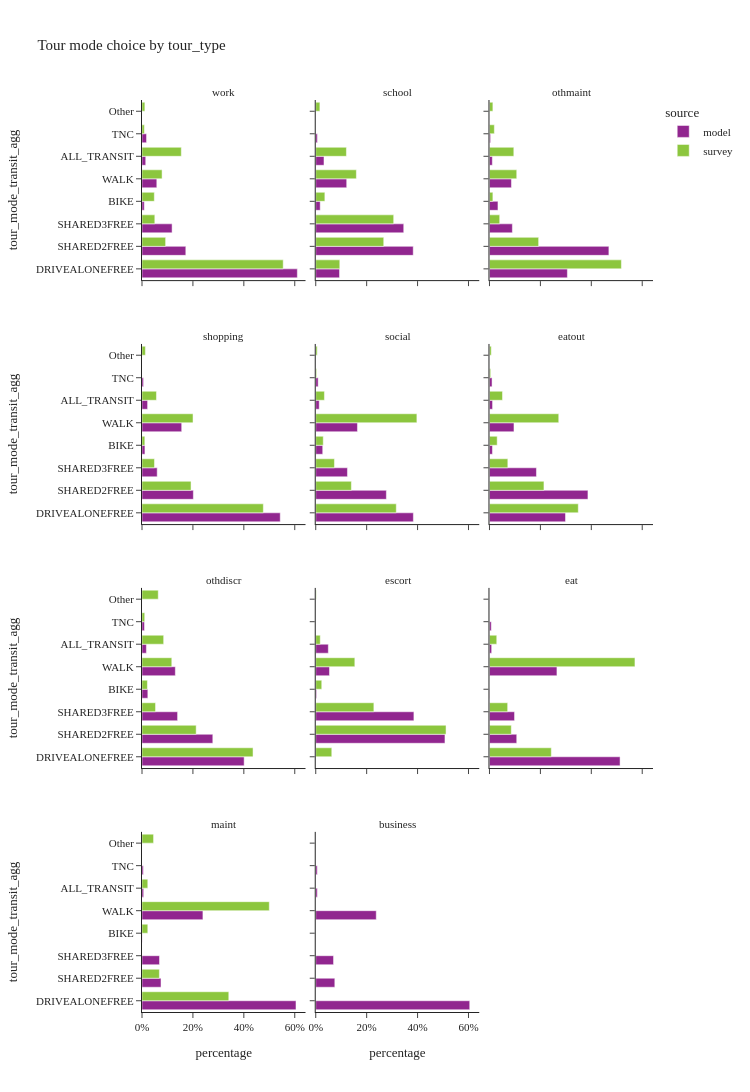
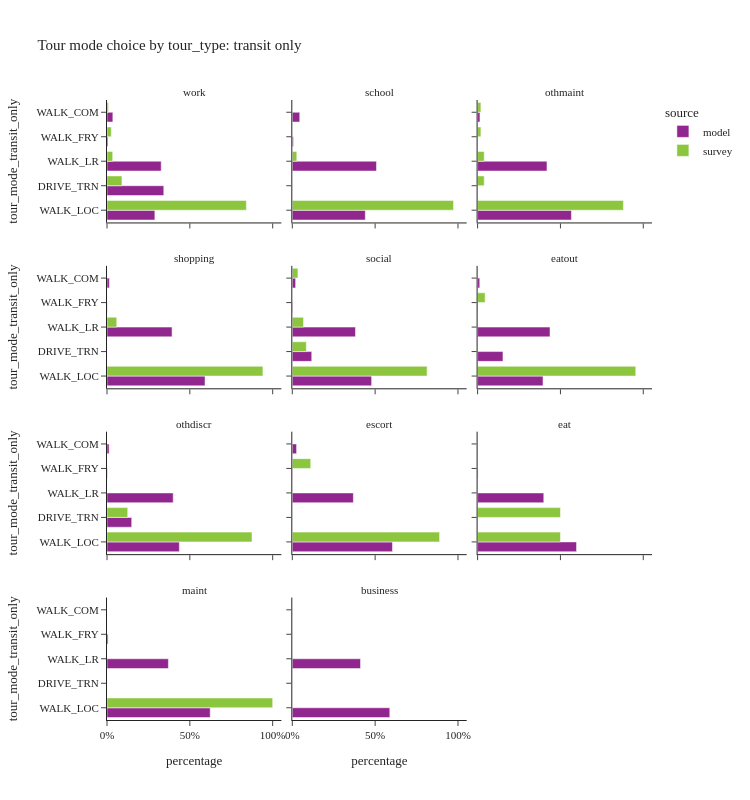

The code cell stored with these charts, in order, in its notebook:
### Code cell
tour_mode_choice_seg(segment_col='tour_type')

### Figure 1 — Plotly figure (JSON) as saved in the notebook; plotly's stock layout.template omitted (floating-point values rounded to 4 significant figures)
{"data": [{"alignmentgroup": "True", "customdata": [[813491], [229420], [157567], [11837], [77564], [19498], [23769]], "hovertemplate": "source=model<br>tour_type=work<br>percentage=%{x}<br>tour_mode_transit_agg=%{y}<br>sample_size=%{customdata[0]}<extra></extra>", "legendgroup": "model", "marker": {"color": "#91268F", "pattern": {"shape": ""}}, "name": "model", "offsetgroup": "model", "orientation": "h", "showlegend": true, "textposition": "auto", "type": "bar", "x": [0.6102, 0.1721, 0.1182, 0.008879, 0.05818, 0.01463, 0.01783], "xaxis": "x10", "y": ["DRIVEALONEFREE", "SHARED2FREE", "SHARED3FREE", "BIKE", "WALK", "ALL_TRANSIT", "TNC"], "yaxis": "y10"}, {"alignmentgroup": "True", "customdata": [[56425], [231238], [208748], [10587], [73480], [19562], [3883]], "hovertemplate": "source=model<br>tour_type=school<br>percentage=%{x}<br>tour_mode_transit_agg=%{y}<br>sample_size=%{customdata[0]}<extra></extra>", "legendgroup": "model", "marker": {"color": "#91268F", "pattern": {"shape": ""}}, "name": "model", "offsetgroup": "model", "orientation": "h", "showlegend": false, "textposition": "auto", "type": "bar", "x": [0.09343, 0.3829, 0.3457, 0.01753, 0.1217, 0.03239, 0.00643], "xaxis": "x11", "y": ["DRIVEALONEFREE", "SHARED2FREE", "SHARED3FREE", "BIKE", "WALK", "ALL_TRANSIT", "TNC"], "yaxis": "y11"}, {"alignmentgroup": "True", "customdata": [[134871], [206747], [39637], [14677], [38010], [4936], [1904]], "hovertemplate": "source=model<br>tour_type=othmaint<br>percentage=%{x}<br>tour_mode_transit_agg=%{y}<br>sample_size=%{customdata[0]}<extra></extra>", "legendgroup": "model", "marker": {"color": "#91268F", "pattern": {"shape": ""}}, "name": "model", "offsetgroup": "model", "orientation": "h", "showlegend": false, "textposition": "auto", "type": "bar", "x": [0.306, 0.469, 0.08992, 0.0333, 0.08623, 0.0112, 0.00432], "xaxis": "x12", "y": ["DRIVEALONEFREE", "SHARED2FREE", "SHARED3FREE", "BIKE", "WALK", "ALL_TRANSIT", "TNC"], "yaxis": "y12"}, {"alignmentgroup": "True", "customdata": [[436245], [162070], [47963], [9288], [125280], [17671], [4864]], "hovertemplate": "source=model<br>tour_type=shopping<br>percentage=%{x}<br>tour_mode_transit_agg=%{y}<br>sample_size=%{customdata[0]}<extra></extra>", "legendgroup": "model", "marker": {"color": "#91268F", "pattern": {"shape": ""}}, "name": "model", "offsetgroup": "model", "orientation": "h", "showlegend": false, "textposition": "auto", "type": "bar", "x": [0.543, 0.2017, 0.0597, 0.01156, 0.1559, 0.022, 0.006054], "xaxis": "x7", "y": ["DRIVEALONEFREE", "SHARED2FREE", "SHARED3FREE", "BIKE", "WALK", "ALL_TRANSIT", "TNC"], "yaxis": "y7"}, {"alignmentgroup": "True", "customdata": [[69375], [50188], [22532], [4965], [29641], [2481], [1722]], "hovertemplate": "source=model<br>tour_type=social<br>percentage=%{x}<br>tour_mode_transit_agg=%{y}<br>sample_size=%{customdata[0]}<extra></extra>", "legendgroup": "model", "marker": {"color": "#91268F", "pattern": {"shape": ""}}, "name": "model", "offsetgroup": "model", "orientation": "h", "showlegend": false, "textposition": "auto", "type": "bar", "x": [0.3835, 0.2774, 0.1246, 0.02745, 0.1638, 0.01371, 0.009519], "xaxis": "x8", "y": ["DRIVEALONEFREE", "SHARED2FREE", "SHARED3FREE", "BIKE", "WALK", "ALL_TRANSIT", "TNC"], "yaxis": "y8"}, {"alignmentgroup": "True", "customdata": [[93105], [120565], [57506], [3639], [29999], [3776], [3142]], "hovertemplate": "source=model<br>tour_type=eatout<br>percentage=%{x}<br>tour_mode_transit_agg=%{y}<br>sample_size=%{customdata[0]}<extra></extra>", "legendgroup": "model", "marker": {"color": "#91268F", "pattern": {"shape": ""}}, "name": "model", "offsetgroup": "model", "orientation": "h", "showlegend": false, "textposition": "auto", "type": "bar", "x": [0.2987, 0.3868, 0.1845, 0.01167, 0.09623, 0.01211, 0.01008], "xaxis": "x9", "y": ["DRIVEALONEFREE", "SHARED2FREE", "SHARED3FREE", "BIKE", "WALK", "ALL_TRANSIT", "TNC"], "yaxis": "y9"}, {"alignmentgroup": "True", "customdata": [[268464], [186108], [93506], [15357], [87600], [11535], [6525]], "hovertemplate": "source=model<br>tour_type=othdiscr<br>percentage=%{x}<br>tour_mode_transit_agg=%{y}<br>sample_size=%{customdata[0]}<extra></extra>", "legendgroup": "model", "marker": {"color": "#91268F", "pattern": {"shape": ""}}, "name": "model", "offsetgroup": "model", "orientation": "h", "showlegend": false, "textposition": "auto", "type": "bar", "x": [0.4012, 0.2781, 0.1397, 0.02295, 0.1309, 0.01724, 0.009752], "xaxis": "x4", "y": ["DRIVEALONEFREE", "SHARED2FREE", "SHARED3FREE", "BIKE", "WALK", "ALL_TRANSIT", "TNC"], "yaxis": "y4"}, {"alignmentgroup": "True", "customdata": [[279963], [212701], [1844], [29737], [27262], [61]], "hovertemplate": "source=model<br>tour_type=escort<br>percentage=%{x}<br>tour_mode_transit_agg=%{y}<br>sample_size=%{customdata[0]}<extra></extra>", "legendgroup": "model", "marker": {"color": "#91268F", "pattern": {"shape": ""}}, "name": "model", "offsetgroup": "model", "orientation": "h", "showlegend": false, "textposition": "auto", "type": "bar", "x": [0.5076, 0.3856, 0.003343, 0.05391, 0.04943, 0.0001106], "xaxis": "x5", "y": ["SHARED2FREE", "SHARED3FREE", "BIKE", "WALK", "ALL_TRANSIT", "TNC"], "yaxis": "y5"}, {"alignmentgroup": "True", "customdata": [[150168], [31350], [28816], [259], [77564], [2524], [2072]], "hovertemplate": "source=model<br>tour_type=eat<br>percentage=%{x}<br>tour_mode_transit_agg=%{y}<br>sample_size=%{customdata[0]}<extra></extra>", "legendgroup": "model", "marker": {"color": "#91268F", "pattern": {"shape": ""}}, "name": "model", "offsetgroup": "model", "orientation": "h", "showlegend": false, "textposition": "auto", "type": "bar", "x": [0.513, 0.1071, 0.09843, 0.0008847, 0.2649, 0.008622, 0.007078], "xaxis": "x6", "y": ["DRIVEALONEFREE", "SHARED2FREE", "SHARED3FREE", "BIKE", "WALK", "ALL_TRANSIT", "TNC"], "yaxis": "y6"}, {"alignmentgroup": "True", "customdata": [[28155], [3475], [3201], [27], [11139], [305], [244]], "hovertemplate": "source=model<br>tour_type=maint<br>percentage=%{x}<br>tour_mode_transit_agg=%{y}<br>sample_size=%{customdata[0]}<extra></extra>", "legendgroup": "model", "marker": {"color": "#91268F", "pattern": {"shape": ""}}, "name": "model", "offsetgroup": "model", "orientation": "h", "showlegend": false, "textposition": "auto", "type": "bar", "x": [0.6049, 0.07466, 0.06877, 0.0005801, 0.2393, 0.006553, 0.005242], "xaxis": "x", "y": ["DRIVEALONEFREE", "SHARED2FREE", "SHARED3FREE", "BIKE", "WALK", "ALL_TRANSIT", "TNC"], "yaxis": "y"}, {"alignmentgroup": "True", "customdata": [[42112], [5218], [4868], [29], [16551], [430], [415]], "hovertemplate": "source=model<br>tour_type=business<br>percentage=%{x}<br>tour_mode_transit_agg=%{y}<br>sample_size=%{customdata[0]}<extra></extra>", "legendgroup": "model", "marker": {"color": "#91268F", "pattern": {"shape": ""}}, "name": "model", "offsetgroup": "model", "orientation": "h", "showlegend": false, "textposition": "auto", "type": "bar", "x": [0.6049, 0.07495, 0.06992, 0.0004165, 0.2377, 0.006176, 0.005961], "xaxis": "x2", "y": ["DRIVEALONEFREE", "SHARED2FREE", "SHARED3FREE", "BIKE", "WALK", "ALL_TRANSIT", "TNC"], "yaxis": "y2"}, {"alignmentgroup": "True", "customdata": [[837], [140], [76], [73], [119], [233], [14], [17]], "hovertemplate": "source=survey<br>tour_type=work<br>percentage=%{x}<br>tour_mode_transit_agg=%{y}<br>sample_size=%{customdata[0]}<extra></extra>", "legendgroup": "survey", "marker": {"color": "#8CC63E", "pattern": {"shape": ""}}, "name": "survey", "offsetgroup": "survey", "orientation": "h", "showlegend": true, "textposition": "auto", "type": "bar", "x": [0.5547, 0.09278, 0.05036, 0.04838, 0.07886, 0.1544, 0.009278, 0.01127], "xaxis": "x10", "y": ["DRIVEALONEFREE", "SHARED2FREE", "SHARED3FREE", "BIKE", "WALK", "ALL_TRANSIT", "TNC", "Other"], "yaxis": "y10"}, {"alignmentgroup": "True", "customdata": [[29], [82], [94], [11], [49], [37], [5]], "hovertemplate": "source=survey<br>tour_type=school<br>percentage=%{x}<br>tour_mode_transit_agg=%{y}<br>sample_size=%{customdata[0]}<extra></extra>", "legendgroup": "survey", "marker": {"color": "#8CC63E", "pattern": {"shape": ""}}, "name": "survey", "offsetgroup": "survey", "orientation": "h", "showlegend": false, "textposition": "auto", "type": "bar", "x": [0.09446, 0.2671, 0.3062, 0.03583, 0.1596, 0.1205, 0.01629], "xaxis": "x11", "y": ["DRIVEALONEFREE", "SHARED2FREE", "SHARED3FREE", "BIKE", "WALK", "ALL_TRANSIT", "Other"], "yaxis": "y11"}, {"alignmentgroup": "True", "customdata": [[271], [101], [21], [7], [56], [50], [10], [7]], "hovertemplate": "source=survey<br>tour_type=othmaint<br>percentage=%{x}<br>tour_mode_transit_agg=%{y}<br>sample_size=%{customdata[0]}<extra></extra>", "legendgroup": "survey", "marker": {"color": "#8CC63E", "pattern": {"shape": ""}}, "name": "survey", "offsetgroup": "survey", "orientation": "h", "showlegend": false, "textposition": "auto", "type": "bar", "x": [0.5182, 0.1931, 0.04015, 0.01338, 0.1071, 0.0956, 0.01912, 0.01338], "xaxis": "x12", "y": ["DRIVEALONEFREE", "SHARED2FREE", "SHARED3FREE", "BIKE", "WALK", "ALL_TRANSIT", "TNC", "Other"], "yaxis": "y12"}, {"alignmentgroup": "True", "customdata": [[428], [173], [44], [10], [180], [51], [12]], "hovertemplate": "source=survey<br>tour_type=shopping<br>percentage=%{x}<br>tour_mode_transit_agg=%{y}<br>sample_size=%{customdata[0]}<extra></extra>", "legendgroup": "survey", "marker": {"color": "#8CC63E", "pattern": {"shape": ""}}, "name": "survey", "offsetgroup": "survey", "orientation": "h", "showlegend": false, "textposition": "auto", "type": "bar", "x": [0.4766, 0.1927, 0.049, 0.01114, 0.2004, 0.05679, 0.01336], "xaxis": "x7", "y": ["DRIVEALONEFREE", "SHARED2FREE", "SHARED3FREE", "BIKE", "WALK", "ALL_TRANSIT", "Other"], "yaxis": "y7"}, {"alignmentgroup": "True", "customdata": [[547], [242], [127], [51], [687], [59], [6], [10]], "hovertemplate": "source=survey<br>tour_type=social<br>percentage=%{x}<br>tour_mode_transit_agg=%{y}<br>sample_size=%{customdata[0]}<extra></extra>", "legendgroup": "survey", "marker": {"color": "#8CC63E", "pattern": {"shape": ""}}, "name": "survey", "offsetgroup": "survey", "orientation": "h", "showlegend": false, "textposition": "auto", "type": "bar", "x": [0.3164, 0.14, 0.07345, 0.0295, 0.3973, 0.03412, 0.00347, 0.005784], "xaxis": "x8", "y": ["DRIVEALONEFREE", "SHARED2FREE", "SHARED3FREE", "BIKE", "WALK", "ALL_TRANSIT", "TNC", "Other"], "yaxis": "y8"}, {"alignmentgroup": "True", "customdata": [[150], [92], [31], [13], [117], [22], [2], [3]], "hovertemplate": "source=survey<br>tour_type=eatout<br>percentage=%{x}<br>tour_mode_transit_agg=%{y}<br>sample_size=%{customdata[0]}<extra></extra>", "legendgroup": "survey", "marker": {"color": "#8CC63E", "pattern": {"shape": ""}}, "name": "survey", "offsetgroup": "survey", "orientation": "h", "showlegend": false, "textposition": "auto", "type": "bar", "x": [0.3488, 0.214, 0.07209, 0.03023, 0.2721, 0.05116, 0.004651, 0.006977], "xaxis": "x9", "y": ["DRIVEALONEFREE", "SHARED2FREE", "SHARED3FREE", "BIKE", "WALK", "ALL_TRANSIT", "TNC", "Other"], "yaxis": "y9"}, {"alignmentgroup": "True", "customdata": [[41], [20], [5], [2], [11], [8], [1], [6]], "hovertemplate": "source=survey<br>tour_type=othdiscr<br>percentage=%{x}<br>tour_mode_transit_agg=%{y}<br>sample_size=%{customdata[0]}<extra></extra>", "legendgroup": "survey", "marker": {"color": "#8CC63E", "pattern": {"shape": ""}}, "name": "survey", "offsetgroup": "survey", "orientation": "h", "showlegend": false, "textposition": "auto", "type": "bar", "x": [0.4362, 0.2128, 0.05319, 0.02128, 0.117, 0.08511, 0.01064, 0.06383], "xaxis": "x4", "y": ["DRIVEALONEFREE", "SHARED2FREE", "SHARED3FREE", "BIKE", "WALK", "ALL_TRANSIT", "TNC", "Other"], "yaxis": "y4"}, {"alignmentgroup": "True", "customdata": [[32], [260], [116], [12], [78], [9], [1]], "hovertemplate": "source=survey<br>tour_type=escort<br>percentage=%{x}<br>tour_mode_transit_agg=%{y}<br>sample_size=%{customdata[0]}<extra></extra>", "legendgroup": "survey", "marker": {"color": "#8CC63E", "pattern": {"shape": ""}}, "name": "survey", "offsetgroup": "survey", "orientation": "h", "showlegend": false, "textposition": "auto", "type": "bar", "x": [0.06299, 0.5118, 0.2283, 0.02362, 0.1535, 0.01772, 0.001969], "xaxis": "x5", "y": ["DRIVEALONEFREE", "SHARED2FREE", "SHARED3FREE", "BIKE", "WALK", "ALL_TRANSIT", "Other"], "yaxis": "y5"}, {"alignmentgroup": "True", "customdata": [[17], [6], [5], [40], [2]], "hovertemplate": "source=survey<br>tour_type=eat<br>percentage=%{x}<br>tour_mode_transit_agg=%{y}<br>sample_size=%{customdata[0]}<extra></extra>", "legendgroup": "survey", "marker": {"color": "#8CC63E", "pattern": {"shape": ""}}, "name": "survey", "offsetgroup": "survey", "orientation": "h", "showlegend": false, "textposition": "auto", "type": "bar", "x": [0.2429, 0.08571, 0.07143, 0.5714, 0.02857], "xaxis": "x6", "y": ["DRIVEALONEFREE", "SHARED2FREE", "SHARED3FREE", "WALK", "ALL_TRANSIT"], "yaxis": "y6"}, {"alignmentgroup": "True", "customdata": [[15], [3], [1], [22], [1], [2]], "hovertemplate": "source=survey<br>tour_type=maint<br>percentage=%{x}<br>tour_mode_transit_agg=%{y}<br>sample_size=%{customdata[0]}<extra></extra>", "legendgroup": "survey", "marker": {"color": "#8CC63E", "pattern": {"shape": ""}}, "name": "survey", "offsetgroup": "survey", "orientation": "h", "showlegend": false, "textposition": "auto", "type": "bar", "x": [0.3409, 0.06818, 0.02273, 0.5, 0.02273, 0.04545], "xaxis": "x", "y": ["DRIVEALONEFREE", "SHARED2FREE", "BIKE", "WALK", "ALL_TRANSIT", "Other"], "yaxis": "y"}], "layout": {"annotations": [{"font": {}, "showarrow": false, "text": "maint", "x": 0.16, "xanchor": "center", "xref": "paper", "y": 0.1975, "yanchor": "bottom", "yref": "paper"}, {"font": {}, "showarrow": false, "text": "business", "x": 0.5, "xanchor": "center", "xref": "paper", "y": 0.1975, "yanchor": "bottom", "yref": "paper"}, {"font": {}, "showarrow": false, "text": "othdiscr", "x": 0.16, "xanchor": "center", "xref": "paper", "y": 0.465, "yanchor": "bottom", "yref": "paper"}, {"font": {}, "showarrow": false, "text": "escort", "x": 0.5, "xanchor": "center", "xref": "paper", "y": 0.465, "yanchor": "bottom", "yref": "paper"}, {"font": {}, "showarrow": false, "text": "eat", "x": 0.84, "xanchor": "center", "xref": "paper", "y": 0.465, "yanchor": "bottom", "yref": "paper"}, {"font": {}, "showarrow": false, "text": "shopping", "x": 0.16, "xanchor": "center", "xref": "paper", "y": 0.7325, "yanchor": "bottom", "yref": "paper"}, {"font": {}, "showarrow": false, "text": "social", "x": 0.5, "xanchor": "center", "xref": "paper", "y": 0.7325, "yanchor": "bottom", "yref": "paper"}, {"font": {}, "showarrow": false, "text": "eatout", "x": 0.84, "xanchor": "center", "xref": "paper", "y": 0.7325, "yanchor": "bottom", "yref": "paper"}, {"font": {}, "showarrow": false, "text": "work", "x": 0.16, "xanchor": "center", "xref": "paper", "y": 1.0, "yanchor": "bottom", "yref": "paper"}, {"font": {}, "showarrow": false, "text": "school", "x": 0.5, "xanchor": "center", "xref": "paper", "y": 1.0, "yanchor": "bottom", "yref": "paper"}, {"font": {}, "showarrow": false, "text": "othmaint", "x": 0.84, "xanchor": "center", "xref": "paper", "y": 1.0, "yanchor": "bottom", "yref": "paper"}], "barmode": "group", "height": 1200, "legend": {"title": {"text": "source"}, "tracegroupgap": 0}, "title": {"text": "Tour mode choice by tour_type"}, "width": 750, "xaxis": {"anchor": "y", "domain": [0.0, 0.32], "tickformat": ".0%", "title": {"text": "percentage"}}, "xaxis10": {"anchor": "y10", "domain": [0.0, 0.32], "matches": "x", "showticklabels": false}, "xaxis11": {"anchor": "y11", "domain": [0.34, 0.66], "matches": "x", "showticklabels": false}, "xaxis12": {"anchor": "y12", "domain": [0.68, 1.0], "matches": "x", "showticklabels": false}, "xaxis2": {"anchor": "y2", "domain": [0.34, 0.66], "matches": "x", "tickformat": ".0%", "title": {"text": "percentage"}}, "xaxis3": {"anchor": "y3", "domain": [0.68, 1.0], "matches": "x", "title": {"text": "percentage"}}, "xaxis4": {"anchor": "y4", "domain": [0.0, 0.32], "matches": "x", "showticklabels": false}, "xaxis5": {"anchor": "y5", "domain": [0.34, 0.66], "matches": "x", "showticklabels": false}, "xaxis6": {"anchor": "y6", "domain": [0.68, 1.0], "matches": "x", "showticklabels": false}, "xaxis7": {"anchor": "y7", "domain": [0.0, 0.32], "matches": "x", "showticklabels": false}, "xaxis8": {"anchor": "y8", "domain": [0.34, 0.66], "matches": "x", "showticklabels": false}, "xaxis9": {"anchor": "y9", "domain": [0.68, 1.0], "matches": "x", "showticklabels": false}, "yaxis": {"anchor": "x", "domain": [0.0, 0.1975], "title": {"text": "tour_mode_transit_agg"}}, "yaxis10": {"anchor": "x10", "domain": [0.8025, 1.0], "matches": "y", "title": {"text": "tour_mode_transit_agg"}}, "yaxis11": {"anchor": "x11", "domain": [0.8025, 1.0], "matches": "y", "showticklabels": false}, "yaxis12": {"anchor": "x12", "domain": [0.8025, 1.0], "matches": "y", "showticklabels": false}, "yaxis2": {"anchor": "x2", "domain": [0.0, 0.1975], "matches": "y", "showticklabels": false}, "yaxis3": {"anchor": "x3", "domain": [0.0, 0.1975], "matches": "y", "showticklabels": false}, "yaxis4": {"anchor": "x4", "domain": [0.2675, 0.465], "matches": "y", "title": {"text": "tour_mode_transit_agg"}}, "yaxis5": {"anchor": "x5", "domain": [0.2675, 0.465], "matches": "y", "showticklabels": false}, "yaxis6": {"anchor": "x6", "domain": [0.2675, 0.465], "matches": "y", "showticklabels": false}, "yaxis7": {"anchor": "x7", "domain": [0.535, 0.7325], "matches": "y", "title": {"text": "tour_mode_transit_agg"}}, "yaxis8": {"anchor": "x8", "domain": [0.535, 0.7325], "matches": "y", "showticklabels": false}, "yaxis9": {"anchor": "x9", "domain": [0.535, 0.7325], "matches": "y", "showticklabels": false}}}

### Figure 2 — Plotly figure (JSON) as saved in the notebook; plotly's stock layout.template omitted (floating-point values rounded to 4 significant figures)
{"data": [{"alignmentgroup": "True", "customdata": [[5634], [6681], [6378], [116], [689]], "hovertemplate": "source=model<br>tour_type=work<br>percentage=%{x}<br>tour_mode_transit_only=%{y}<br>sample_size=%{customdata[0]}<extra></extra>", "legendgroup": "model", "marker": {"color": "#91268F", "pattern": {"shape": ""}}, "name": "model", "offsetgroup": "model", "orientation": "h", "showlegend": true, "textposition": "auto", "type": "bar", "x": [0.289, 0.3427, 0.3271, 0.005949, 0.03534], "xaxis": "x10", "y": ["WALK_LOC", "DRIVE_TRN", "WALK_LR", "WALK_FRY", "WALK_COM"], "yaxis": "y10"}, {"alignmentgroup": "True", "customdata": [[8618], [9938], [127], [879]], "hovertemplate": "source=model<br>tour_type=school<br>percentage=%{x}<br>tour_mode_transit_only=%{y}<br>sample_size=%{customdata[0]}<extra></extra>", "legendgroup": "model", "marker": {"color": "#91268F", "pattern": {"shape": ""}}, "name": "model", "offsetgroup": "model", "orientation": "h", "showlegend": false, "textposition": "auto", "type": "bar", "x": [0.4405, 0.508, 0.006492, 0.04493], "xaxis": "x11", "y": ["WALK_LOC", "WALK_LR", "WALK_FRY", "WALK_COM"], "yaxis": "y11"}, {"alignmentgroup": "True", "customdata": [[2795], [2067], [4], [70]], "hovertemplate": "source=model<br>tour_type=othmaint<br>percentage=%{x}<br>tour_mode_transit_only=%{y}<br>sample_size=%{customdata[0]}<extra></extra>", "legendgroup": "model", "marker": {"color": "#91268F", "pattern": {"shape": ""}}, "name": "model", "offsetgroup": "model", "orientation": "h", "showlegend": false, "textposition": "auto", "type": "bar", "x": [0.5662, 0.4188, 0.0008104, 0.01418], "xaxis": "x12", "y": ["WALK_LOC", "WALK_LR", "WALK_FRY", "WALK_COM"], "yaxis": "y12"}, {"alignmentgroup": "True", "customdata": [[10457], [6938], [23], [253]], "hovertemplate": "source=model<br>tour_type=shopping<br>percentage=%{x}<br>tour_mode_transit_only=%{y}<br>sample_size=%{customdata[0]}<extra></extra>", "legendgroup": "model", "marker": {"color": "#91268F", "pattern": {"shape": ""}}, "name": "model", "offsetgroup": "model", "orientation": "h", "showlegend": false, "textposition": "auto", "type": "bar", "x": [0.5918, 0.3926, 0.001302, 0.01432], "xaxis": "x7", "y": ["WALK_LOC", "WALK_LR", "WALK_FRY", "WALK_COM"], "yaxis": "y7"}, {"alignmentgroup": "True", "customdata": [[1188], [291], [946], [6], [50]], "hovertemplate": "source=model<br>tour_type=social<br>percentage=%{x}<br>tour_mode_transit_only=%{y}<br>sample_size=%{customdata[0]}<extra></extra>", "legendgroup": "model", "marker": {"color": "#91268F", "pattern": {"shape": ""}}, "name": "model", "offsetgroup": "model", "orientation": "h", "showlegend": false, "textposition": "auto", "type": "bar", "x": [0.4788, 0.1173, 0.3813, 0.002418, 0.02015], "xaxis": "x8", "y": ["WALK_LOC", "DRIVE_TRN", "WALK_LR", "WALK_FRY", "WALK_COM"], "yaxis": "y8"}, {"alignmentgroup": "True", "customdata": [[1491], [578], [1650], [8], [49]], "hovertemplate": "source=model<br>tour_type=eatout<br>percentage=%{x}<br>tour_mode_transit_only=%{y}<br>sample_size=%{customdata[0]}<extra></extra>", "legendgroup": "model", "marker": {"color": "#91268F", "pattern": {"shape": ""}}, "name": "model", "offsetgroup": "model", "orientation": "h", "showlegend": false, "textposition": "auto", "type": "bar", "x": [0.3949, 0.1531, 0.437, 0.002119, 0.01298], "xaxis": "x9", "y": ["WALK_LOC", "DRIVE_TRN", "WALK_LR", "WALK_FRY", "WALK_COM"], "yaxis": "y9"}, {"alignmentgroup": "True", "customdata": [[5037], [1719], [4609], [24], [146]], "hovertemplate": "source=model<br>tour_type=othdiscr<br>percentage=%{x}<br>tour_mode_transit_only=%{y}<br>sample_size=%{customdata[0]}<extra></extra>", "legendgroup": "model", "marker": {"color": "#91268F", "pattern": {"shape": ""}}, "name": "model", "offsetgroup": "model", "orientation": "h", "showlegend": false, "textposition": "auto", "type": "bar", "x": [0.4367, 0.149, 0.3996, 0.002081, 0.01266], "xaxis": "x4", "y": ["WALK_LOC", "DRIVE_TRN", "WALK_LR", "WALK_FRY", "WALK_COM"], "yaxis": "y4"}, {"alignmentgroup": "True", "customdata": [[16480], [10048], [29], [705]], "hovertemplate": "source=model<br>tour_type=escort<br>percentage=%{x}<br>tour_mode_transit_only=%{y}<br>sample_size=%{customdata[0]}<extra></extra>", "legendgroup": "model", "marker": {"color": "#91268F", "pattern": {"shape": ""}}, "name": "model", "offsetgroup": "model", "orientation": "h", "showlegend": false, "textposition": "auto", "type": "bar", "x": [0.6045, 0.3686, 0.001064, 0.02586], "xaxis": "x5", "y": ["WALK_LOC", "WALK_LR", "WALK_FRY", "WALK_COM"], "yaxis": "y5"}, {"alignmentgroup": "True", "customdata": [[1507], [1008], [7], [2]], "hovertemplate": "source=model<br>tour_type=eat<br>percentage=%{x}<br>tour_mode_transit_only=%{y}<br>sample_size=%{customdata[0]}<extra></extra>", "legendgroup": "model", "marker": {"color": "#91268F", "pattern": {"shape": ""}}, "name": "model", "offsetgroup": "model", "orientation": "h", "showlegend": false, "textposition": "auto", "type": "bar", "x": [0.5971, 0.3994, 0.002773, 0.0007924], "xaxis": "x6", "y": ["WALK_LOC", "WALK_LR", "WALK_FRY", "WALK_COM"], "yaxis": "y6"}, {"alignmentgroup": "True", "customdata": [[190], [113], [2]], "hovertemplate": "source=model<br>tour_type=maint<br>percentage=%{x}<br>tour_mode_transit_only=%{y}<br>sample_size=%{customdata[0]}<extra></extra>", "legendgroup": "model", "marker": {"color": "#91268F", "pattern": {"shape": ""}}, "name": "model", "offsetgroup": "model", "orientation": "h", "showlegend": false, "textposition": "auto", "type": "bar", "x": [0.623, 0.3705, 0.006557], "xaxis": "x", "y": ["WALK_LOC", "WALK_LR", "WALK_FRY"], "yaxis": "y"}, {"alignmentgroup": "True", "customdata": [[253], [177]], "hovertemplate": "source=model<br>tour_type=business<br>percentage=%{x}<br>tour_mode_transit_only=%{y}<br>sample_size=%{customdata[0]}<extra></extra>", "legendgroup": "model", "marker": {"color": "#91268F", "pattern": {"shape": ""}}, "name": "model", "offsetgroup": "model", "orientation": "h", "showlegend": false, "textposition": "auto", "type": "bar", "x": [0.5884, 0.4116], "xaxis": "x2", "y": ["WALK_LOC", "WALK_LR"], "yaxis": "y2"}, {"alignmentgroup": "True", "customdata": [[196], [21], [8], [6], [2]], "hovertemplate": "source=survey<br>tour_type=work<br>percentage=%{x}<br>tour_mode_transit_only=%{y}<br>sample_size=%{customdata[0]}<extra></extra>", "legendgroup": "survey", "marker": {"color": "#8CC63E", "pattern": {"shape": ""}}, "name": "survey", "offsetgroup": "survey", "orientation": "h", "showlegend": true, "textposition": "auto", "type": "bar", "x": [0.8412, 0.09013, 0.03433, 0.02575, 0.008584], "xaxis": "x10", "y": ["WALK_LOC", "DRIVE_TRN", "WALK_LR", "WALK_FRY", "WALK_COM"], "yaxis": "y10"}, {"alignmentgroup": "True", "customdata": [[36], [1]], "hovertemplate": "source=survey<br>tour_type=school<br>percentage=%{x}<br>tour_mode_transit_only=%{y}<br>sample_size=%{customdata[0]}<extra></extra>", "legendgroup": "survey", "marker": {"color": "#8CC63E", "pattern": {"shape": ""}}, "name": "survey", "offsetgroup": "survey", "orientation": "h", "showlegend": false, "textposition": "auto", "type": "bar", "x": [0.973, 0.02703], "xaxis": "x11", "y": ["WALK_LOC", "WALK_LR"], "yaxis": "y11"}, {"alignmentgroup": "True", "customdata": [[44], [2], [2], [1], [1]], "hovertemplate": "source=survey<br>tour_type=othmaint<br>percentage=%{x}<br>tour_mode_transit_only=%{y}<br>sample_size=%{customdata[0]}<extra></extra>", "legendgroup": "survey", "marker": {"color": "#8CC63E", "pattern": {"shape": ""}}, "name": "survey", "offsetgroup": "survey", "orientation": "h", "showlegend": false, "textposition": "auto", "type": "bar", "x": [0.88, 0.04, 0.04, 0.02, 0.02], "xaxis": "x12", "y": ["WALK_LOC", "DRIVE_TRN", "WALK_LR", "WALK_FRY", "WALK_COM"], "yaxis": "y12"}, {"alignmentgroup": "True", "customdata": [[48], [3]], "hovertemplate": "source=survey<br>tour_type=shopping<br>percentage=%{x}<br>tour_mode_transit_only=%{y}<br>sample_size=%{customdata[0]}<extra></extra>", "legendgroup": "survey", "marker": {"color": "#8CC63E", "pattern": {"shape": ""}}, "name": "survey", "offsetgroup": "survey", "orientation": "h", "showlegend": false, "textposition": "auto", "type": "bar", "x": [0.9412, 0.05882], "xaxis": "x7", "y": ["WALK_LOC", "WALK_LR"], "yaxis": "y7"}, {"alignmentgroup": "True", "customdata": [[48], [5], [4], [2]], "hovertemplate": "source=survey<br>tour_type=social<br>percentage=%{x}<br>tour_mode_transit_only=%{y}<br>sample_size=%{customdata[0]}<extra></extra>", "legendgroup": "survey", "marker": {"color": "#8CC63E", "pattern": {"shape": ""}}, "name": "survey", "offsetgroup": "survey", "orientation": "h", "showlegend": false, "textposition": "auto", "type": "bar", "x": [0.8136, 0.08475, 0.0678, 0.0339], "xaxis": "x8", "y": ["WALK_LOC", "DRIVE_TRN", "WALK_LR", "WALK_COM"], "yaxis": "y8"}, {"alignmentgroup": "True", "customdata": [[21], [1]], "hovertemplate": "source=survey<br>tour_type=eatout<br>percentage=%{x}<br>tour_mode_transit_only=%{y}<br>sample_size=%{customdata[0]}<extra></extra>", "legendgroup": "survey", "marker": {"color": "#8CC63E", "pattern": {"shape": ""}}, "name": "survey", "offsetgroup": "survey", "orientation": "h", "showlegend": false, "textposition": "auto", "type": "bar", "x": [0.9545, 0.04545], "xaxis": "x9", "y": ["WALK_LOC", "WALK_FRY"], "yaxis": "y9"}, {"alignmentgroup": "True", "customdata": [[7], [1]], "hovertemplate": "source=survey<br>tour_type=othdiscr<br>percentage=%{x}<br>tour_mode_transit_only=%{y}<br>sample_size=%{customdata[0]}<extra></extra>", "legendgroup": "survey", "marker": {"color": "#8CC63E", "pattern": {"shape": ""}}, "name": "survey", "offsetgroup": "survey", "orientation": "h", "showlegend": false, "textposition": "auto", "type": "bar", "x": [0.875, 0.125], "xaxis": "x4", "y": ["WALK_LOC", "DRIVE_TRN"], "yaxis": "y4"}, {"alignmentgroup": "True", "customdata": [[8], [1]], "hovertemplate": "source=survey<br>tour_type=escort<br>percentage=%{x}<br>tour_mode_transit_only=%{y}<br>sample_size=%{customdata[0]}<extra></extra>", "legendgroup": "survey", "marker": {"color": "#8CC63E", "pattern": {"shape": ""}}, "name": "survey", "offsetgroup": "survey", "orientation": "h", "showlegend": false, "textposition": "auto", "type": "bar", "x": [0.8889, 0.1111], "xaxis": "x5", "y": ["WALK_LOC", "WALK_FRY"], "yaxis": "y5"}, {"alignmentgroup": "True", "customdata": [[1], [1]], "hovertemplate": "source=survey<br>tour_type=eat<br>percentage=%{x}<br>tour_mode_transit_only=%{y}<br>sample_size=%{customdata[0]}<extra></extra>", "legendgroup": "survey", "marker": {"color": "#8CC63E", "pattern": {"shape": ""}}, "name": "survey", "offsetgroup": "survey", "orientation": "h", "showlegend": false, "textposition": "auto", "type": "bar", "x": [0.5, 0.5], "xaxis": "x6", "y": ["WALK_LOC", "DRIVE_TRN"], "yaxis": "y6"}, {"alignmentgroup": "True", "customdata": [[1]], "hovertemplate": "source=survey<br>tour_type=maint<br>percentage=%{x}<br>tour_mode_transit_only=%{y}<br>sample_size=%{customdata[0]}<extra></extra>", "legendgroup": "survey", "marker": {"color": "#8CC63E", "pattern": {"shape": ""}}, "name": "survey", "offsetgroup": "survey", "orientation": "h", "showlegend": false, "textposition": "auto", "type": "bar", "x": [1.0], "xaxis": "x", "y": ["WALK_LOC"], "yaxis": "y"}], "layout": {"annotations": [{"font": {}, "showarrow": false, "text": "maint", "x": 0.16, "xanchor": "center", "xref": "paper", "y": 0.1975, "yanchor": "bottom", "yref": "paper"}, {"font": {}, "showarrow": false, "text": "business", "x": 0.5, "xanchor": "center", "xref": "paper", "y": 0.1975, "yanchor": "bottom", "yref": "paper"}, {"font": {}, "showarrow": false, "text": "othdiscr", "x": 0.16, "xanchor": "center", "xref": "paper", "y": 0.465, "yanchor": "bottom", "yref": "paper"}, {"font": {}, "showarrow": false, "text": "escort", "x": 0.5, "xanchor": "center", "xref": "paper", "y": 0.465, "yanchor": "bottom", "yref": "paper"}, {"font": {}, "showarrow": false, "text": "eat", "x": 0.84, "xanchor": "center", "xref": "paper", "y": 0.465, "yanchor": "bottom", "yref": "paper"}, {"font": {}, "showarrow": false, "text": "shopping", "x": 0.16, "xanchor": "center", "xref": "paper", "y": 0.7325, "yanchor": "bottom", "yref": "paper"}, {"font": {}, "showarrow": false, "text": "social", "x": 0.5, "xanchor": "center", "xref": "paper", "y": 0.7325, "yanchor": "bottom", "yref": "paper"}, {"font": {}, "showarrow": false, "text": "eatout", "x": 0.84, "xanchor": "center", "xref": "paper", "y": 0.7325, "yanchor": "bottom", "yref": "paper"}, {"font": {}, "showarrow": false, "text": "work", "x": 0.16, "xanchor": "center", "xref": "paper", "y": 1.0, "yanchor": "bottom", "yref": "paper"}, {"font": {}, "showarrow": false, "text": "school", "x": 0.5, "xanchor": "center", "xref": "paper", "y": 1.0, "yanchor": "bottom", "yref": "paper"}, {"font": {}, "showarrow": false, "text": "othmaint", "x": 0.84, "xanchor": "center", "xref": "paper", "y": 1.0, "yanchor": "bottom", "yref": "paper"}], "barmode": "group", "height": 800, "legend": {"title": {"text": "source"}, "tracegroupgap": 0}, "title": {"text": "Tour mode choice by tour_type: transit only"}, "width": 750, "xaxis": {"anchor": "y", "domain": [0.0, 0.32], "tickformat": ".0%", "title": {"text": "percentage"}}, "xaxis10": {"anchor": "y10", "domain": [0.0, 0.32], "matches": "x", "showticklabels": false}, "xaxis11": {"anchor": "y11", "domain": [0.34, 0.66], "matches": "x", "showticklabels": false}, "xaxis12": {"anchor": "y12", "domain": [0.68, 1.0], "matches": "x", "showticklabels": false}, "xaxis2": {"anchor": "y2", "domain": [0.34, 0.66], "matches": "x", "tickformat": ".0%", "title": {"text": "percentage"}}, "xaxis3": {"anchor": "y3", "domain": [0.68, 1.0], "matches": "x", "title": {"text": "percentage"}}, "xaxis4": {"anchor": "y4", "domain": [0.0, 0.32], "matches": "x", "showticklabels": false}, "xaxis5": {"anchor": "y5", "domain": [0.34, 0.66], "matches": "x", "showticklabels": false}, "xaxis6": {"anchor": "y6", "domain": [0.68, 1.0], "matches": "x", "showticklabels": false}, "xaxis7": {"anchor": "y7", "domain": [0.0, 0.32], "matches": "x", "showticklabels": false}, "xaxis8": {"anchor": "y8", "domain": [0.34, 0.66], "matches": "x", "showticklabels": false}, "xaxis9": {"anchor": "y9", "domain": [0.68, 1.0], "matches": "x", "showticklabels": false}, "yaxis": {"anchor": "x", "domain": [0.0, 0.1975], "title": {"text": "tour_mode_transit_only"}}, "yaxis10": {"anchor": "x10", "domain": [0.8025, 1.0], "matches": "y", "title": {"text": "tour_mode_transit_only"}}, "yaxis11": {"anchor": "x11", "domain": [0.8025, 1.0], "matches": "y", "showticklabels": false}, "yaxis12": {"anchor": "x12", "domain": [0.8025, 1.0], "matches": "y", "showticklabels": false}, "yaxis2": {"anchor": "x2", "domain": [0.0, 0.1975], "matches": "y", "showticklabels": false}, "yaxis3": {"anchor": "x3", "domain": [0.0, 0.1975], "matches": "y", "showticklabels": false}, "yaxis4": {"anchor": "x4", "domain": [0.2675, 0.465], "matches": "y", "title": {"text": "tour_mode_transit_only"}}, "yaxis5": {"anchor": "x5", "domain": [0.2675, 0.465], "matches": "y", "showticklabels": false}, "yaxis6": {"anchor": "x6", "domain": [0.2675, 0.465], "matches": "y", "showticklabels": false}, "yaxis7": {"anchor": "x7", "domain": [0.535, 0.7325], "matches": "y", "title": {"text": "tour_mode_transit_only"}}, "yaxis8": {"anchor": "x8", "domain": [0.535, 0.7325], "matches": "y", "showticklabels": false}, "yaxis9": {"anchor": "x9", "domain": [0.535, 0.7325], "matches": "y", "showticklabels": false}}}
